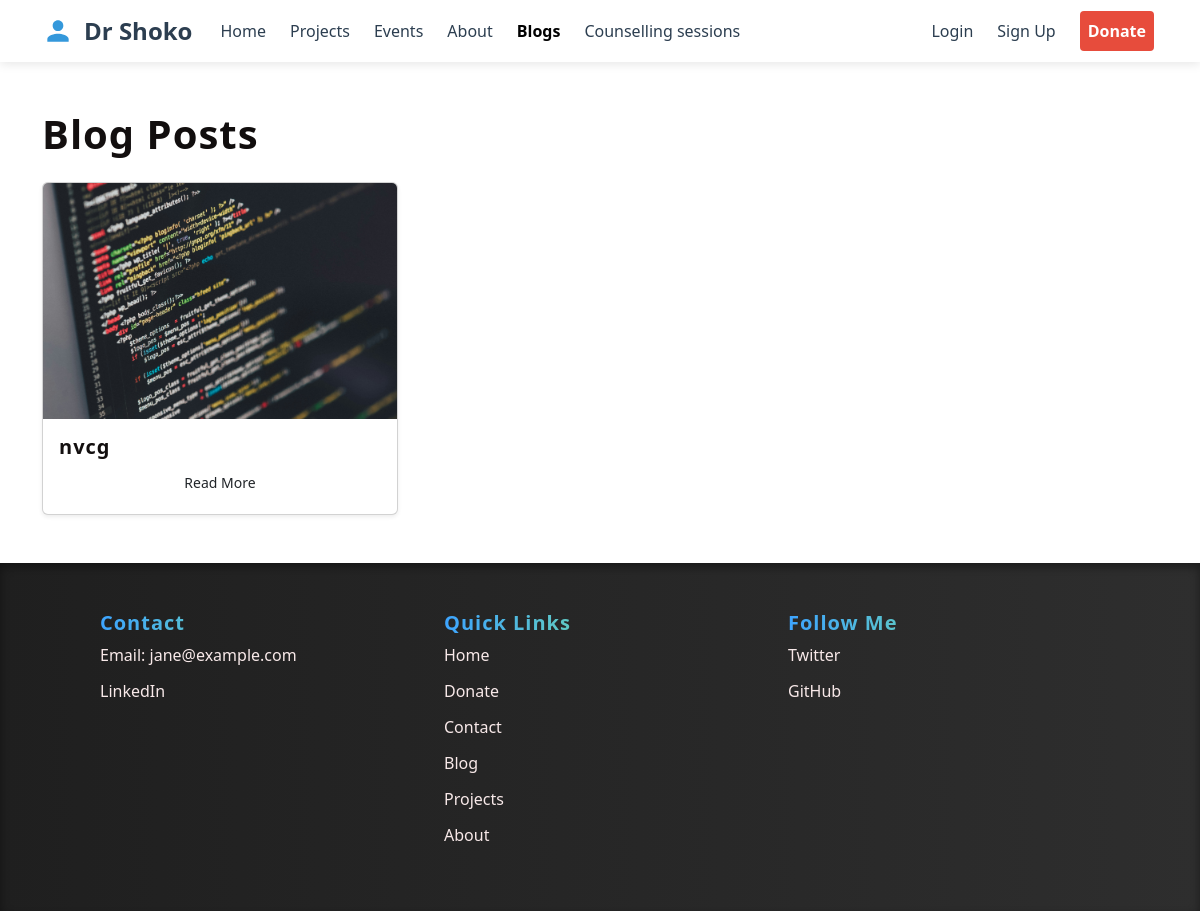
Screenshot of /blog/ with the database file from the repository.
### core/models.py (models this page shows, shortened)
class BlogPost(models.Model):
    title = models.CharField(max_length=250)
    slug = models.SlugField(unique=True)
    content =  RichTextField()
    featured_image = models.ImageField(upload_to='media/blog/', null=True, blank=True)
    published_date = models.DateTimeField(auto_now_add=True)
    author = models.CharField(max_length=100, default='Shoko')

### core/views.py (the view)
# urls.py: 2. Add a URL to urlpatterns:  path('blog/', include('blog.urls'))
@require_http_methods(["GET"])
def blog(request):
    blog_posts = BlogPost.objects.order_by('-published_date')
    return render(request, 'core/blog.html', {'blog_posts': blog_posts})

### core/context_processors.py (called while the page is built)
def approved_projects_count(request):
    user = request.user
    if user.is_authenticated:
        count = ProjectApplication.objects.filter(user=user, status='approved').count()
        return {'approved_projects_count': count}
    return {'approved_projects_count': 0}

### core/templates/core/blog.html (shortened to what this page needs)
{% extends "core/base.html" %}
{% load static %}
{% block content %}
<div class="container my-5">
  <h1 class="mb-4">Blog Posts</h1>
  <div class="row g-4">
    {% for post in blog_posts %}
      <div class="col-md-4">
        <div class="card h-100 shadow-sm">
          {% if post.featured_image %}
            <img src="{{ post.featured_image.url }}" class="card-img-top" alt="{{ post.title }}">
          {% endif %}
          <div class="card-body d-flex flex-column">
            <h5 class="card-title">{{ post.title }}</h5>
            <a href="{% url 'blog_post_detail' post.slug %}" class="btn btn-orange mt-auto btn-sm">Read More</a>
          </div>
        </div>
      </div>
    {% empty %}
      <p>No blog posts found.</p>
    {% endfor %}
  </div>
</div>
{% endblock %}

### core/static/core/css/style.css (style rules this page uses)
h1, h2, h3, h4, h5, h6 { font-weight: 900; letter-spacing: 1px; background: linear-gradient(90deg, #141010, #000000); -webkit-background-clip: text; background-clip: text; -webkit-text-fill-color: transparent; }

### rows the page displays
BlogPost: featured_image (picture), title "nvcg"
